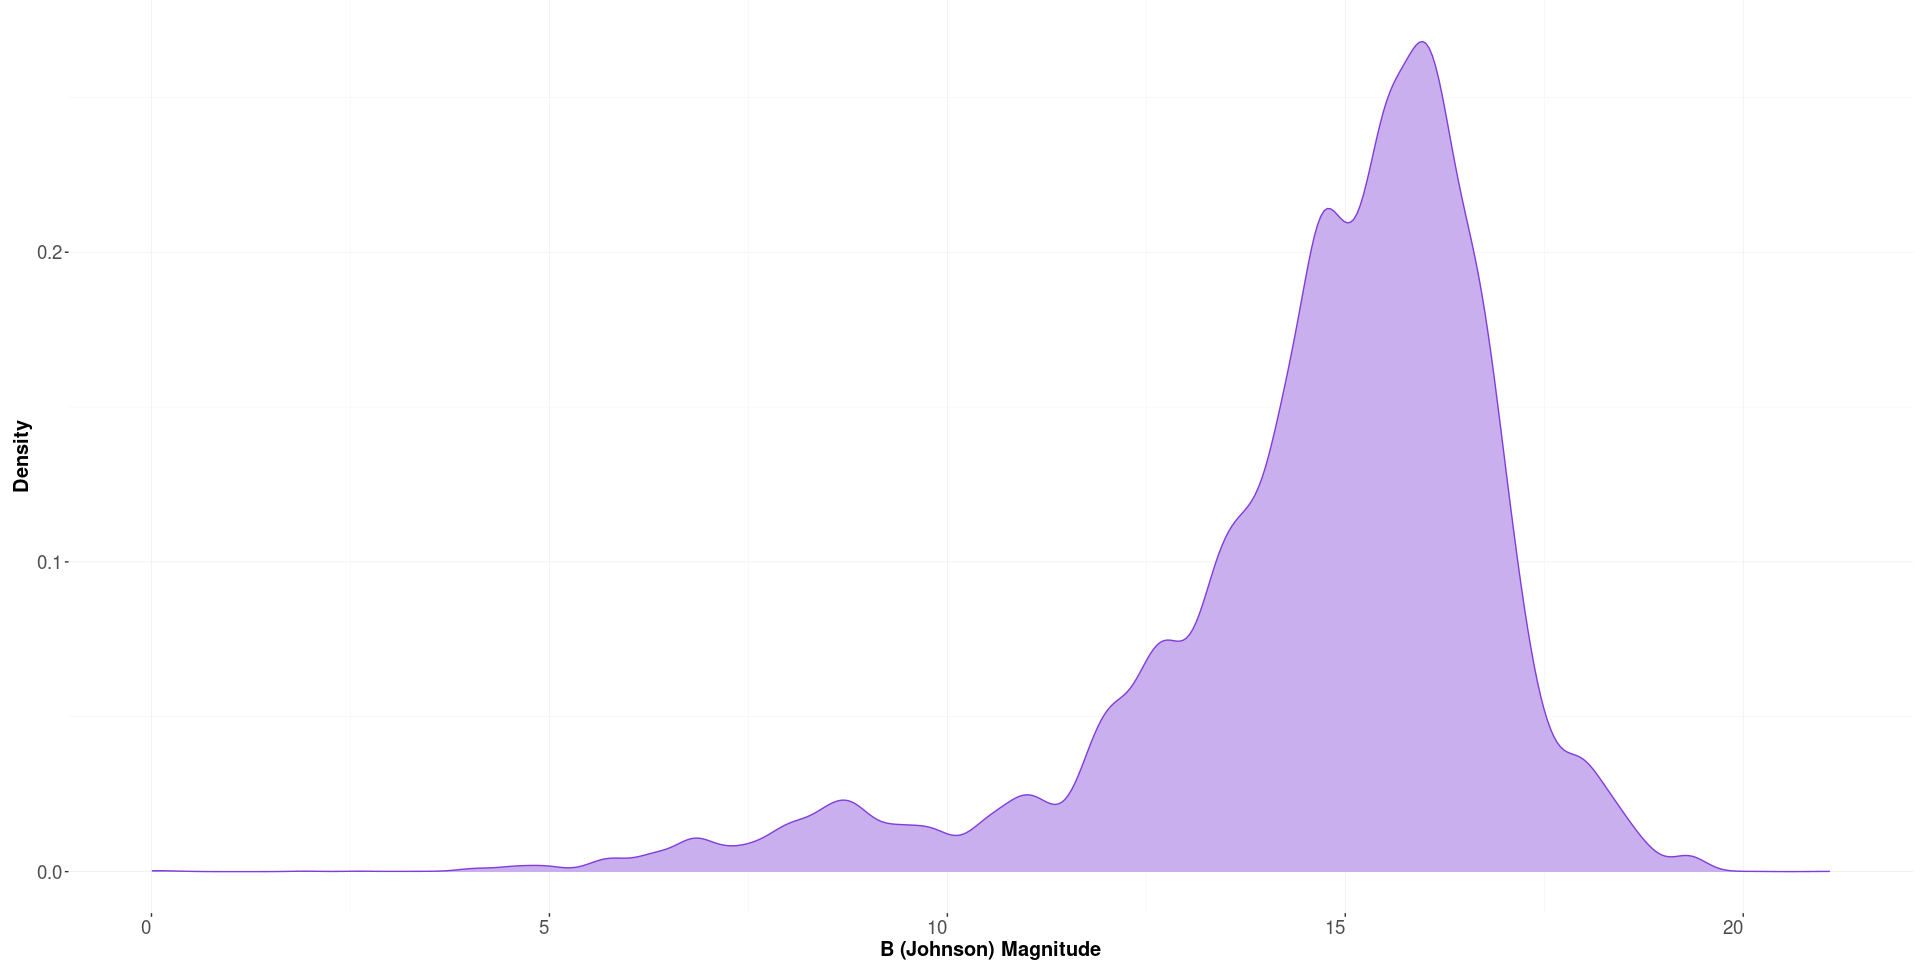

This figure's R source:

# Paths:
path_data = "data/"
path_lib = "renv/library/R-4.1/x86_64-pc-linux-gnu/"

# Packages:
require(dplyr, lib = path_lib)
require(readr, lib = path_lib)
require(RColorBrewer, lib = path_lib)
require(ggplot2, lib = path_lib)

# Dataset:
df = readr::read_csv(paste0(path_data, "nasa_exoplanets.csv")) %>%
         as.data.frame()
attr(df, "spec") = NULL
df_varnames = readr::read_csv(paste0(path_data, "nasa_exoplanets_var_names.csv")) %>%
                  as.data.frame()
attr(df_varnames, "spec") = NULL

# Variables:
x_var = "sy_bmag"
x_var_name = (df_varnames %>%
                 dplyr::filter(var == x_var))$var_name

# Adapt the data:
x_vals = df[, x_var]

# Plot:
p = ggplot() + 
    geom_density(
        aes(
            x = x_vals
        ),
        color = "#813DDA",
        fill = "#CAAFEE",
        show.legend = FALSE
    ) +
    theme(
        axis.text.x = element_text(
            size = 14,
            angle = 0, 
            hjust = 1,
            vjust = 1
        ),
        axis.text.y = element_text(size = 14),
        axis.title.x = element_text(
            size = 15,
            face = "bold"
        ),
        axis.title.y = element_text(
            size = 15,
            face = "bold"
        ),
        panel.background = element_rect(fill = "white"),
        panel.grid.major = element_line(
            size = 0.2,
            linetype = "solid",
            colour = "#eaeaea"
        ),
        panel.grid.minor = element_line(
            size = 0.1,
            linetype = "solid",
            colour = "#eaeaea"
        ),
        plot.margin = margin(
            t = 0, 
            r = 5,
            b = 5, 
            l = 10,
            unit = "pt"
        )
    ) +
    xlab(x_var_name) +
    ylab("Density")

p
